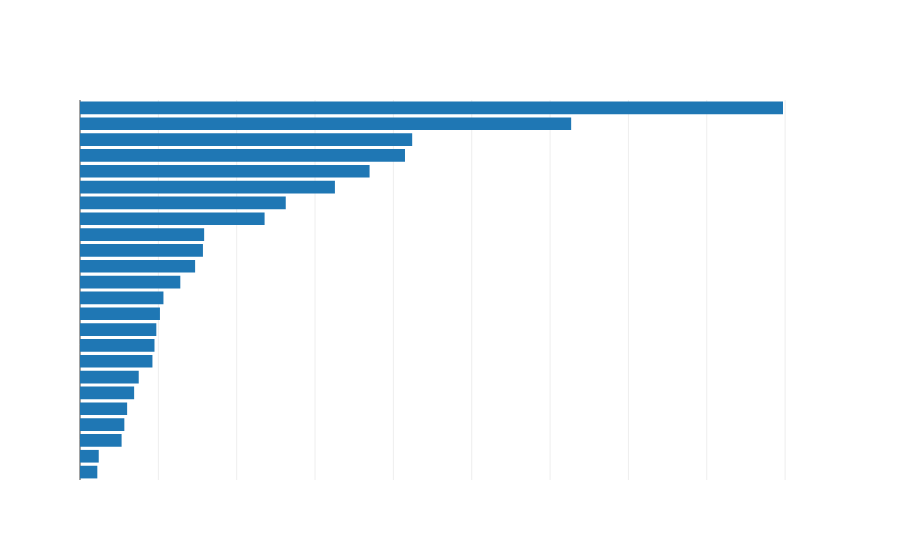

Notebook cell for this chart:
### Code cell
import seaborn as sns
import matplotlib.pyplot as plt
import plotly.graph_objects as go

# Plot feature importances (assuming feature_df is already created)
plt.figure(figsize=(10, 6))
sns.barplot(x='Importance', y='Feature', data=feature_df, palette='viridis')

# Set title and labels
plt.title("Feature Importances (Random Forest)", color='white')
plt.xlabel('Importance Value', color='white')
plt.ylabel('Feature', color='white')

# Adjust layout for tightness
plt.tight_layout()

# Set background to transparent and font color to white
plt.gcf().patch.set_facecolor('none')
plt.gca().tick_params(axis='both', colors='white')

# Create the figure with Plotly (for HTML export)
fig = go.Figure(
    data=[go.Bar(
        x=feature_df['Importance'],
        y=feature_df['Feature'],
        orientation='h'
    )]
)

fig.update_layout(
    title="Feature Importances (Random Forest)",
    xaxis_title='Importance Value',
    yaxis_title='Feature',
    plot_bgcolor='rgba(0,0,0,0)',  # transparent background
    paper_bgcolor='rgba(0,0,0,0)',
    font=dict(color='white'),
)

# Save the figure to the current working directory
feature_importance_html_path = "feature_importances_rf_custom.html"
fig.write_html(feature_importance_html_path, full_html=True, include_plotlyjs='cdn')

fig.show()

feature_importance_html_path  # Return the path for downloading

### Figure 1 — Plotly figure (JSON) as saved in the notebook; plotly's stock layout.template omitted (floating-point values rounded to 4 significant figures)
{"data": [{"orientation": "h", "type": "bar", "x": [0.004421, 0.004784, 0.01062, 0.01132, 0.01203, 0.01382, 0.01499, 0.01849, 0.01902, 0.01948, 0.02041, 0.0213, 0.02561, 0.02938, 0.03138, 0.03169, 0.04712, 0.05252, 0.06507, 0.07392, 0.08296, 0.0848, 0.1254, 0.1795], "y": ["koppen_code_Dwa", "koppen_code_BWh", "koppen_code_Aw", "koppen_code_Am", "koppen_code_BSk", "koppen_code_Cwb", "koppen_code_BSh", "koppen_code_Dfa", "koppen_code_As/Aw", "koppen_code_Csa", "away_is_host", "koppen_code_Dfb", "koppen_code_Csb", "koppen_code_Cfa", "koppen_code_Cfb", "koppen_code_Cwa", "away_is_winner", "home_is_host", "home_strong", "away_strong", "knockout", "home_is_winner", "away_star", "home_star"]}], "layout": {"autosize": true, "font": {"color": "white"}, "paper_bgcolor": "rgba(0, 0, 0, 0)", "plot_bgcolor": "rgba(0, 0, 0, 0)", "title": {"text": "Feature Importances (Random Forest)"}, "xaxis": {"autorange": true, "range": [0, 0.1889], "title": {"text": "Importance Value"}, "type": "linear"}, "yaxis": {"autorange": true, "range": [-0.5, 23.5], "title": {"text": "Feature"}, "type": "category"}}}
